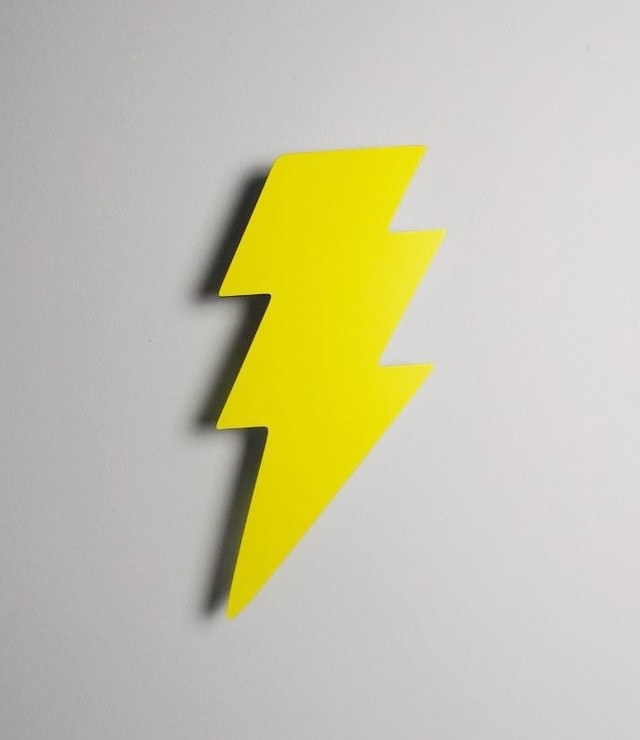
#> input picture Monitoria/img/raio.jpg, 640 x 740 px, found by its file name
$ python aula_5.py
#> lines starting #> are read from the running program, lines starting #| are printed output that depends on the picture
#%% IMPORT DAS BIBLIOTECAS
import cv2
import numpy as np
import matplotlib.pyplot as plt

#%% IMAGEM ORIGINAL
img = cv2.imread("raio.jpg", cv2.IMREAD_GRAYSCALE)
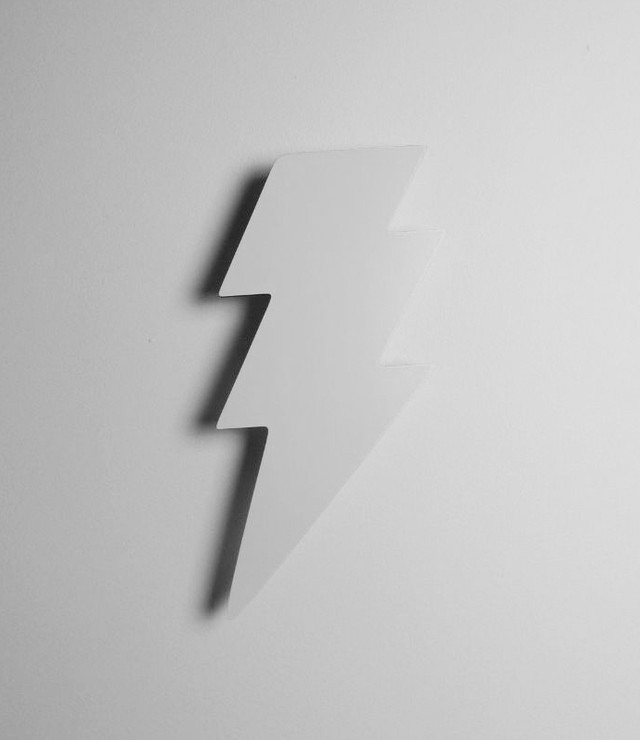
#> img: shape (740, 640); min 27, max 225, mean 194.7
cv2.imshow("normal", img)
plt.subplot("311")
plt.hist(img.ravel(), 256, [0, 255])

#%% EQUALIZACAO DO HISTOGRAMA
img_eq = cv2.equalizeHist(img)
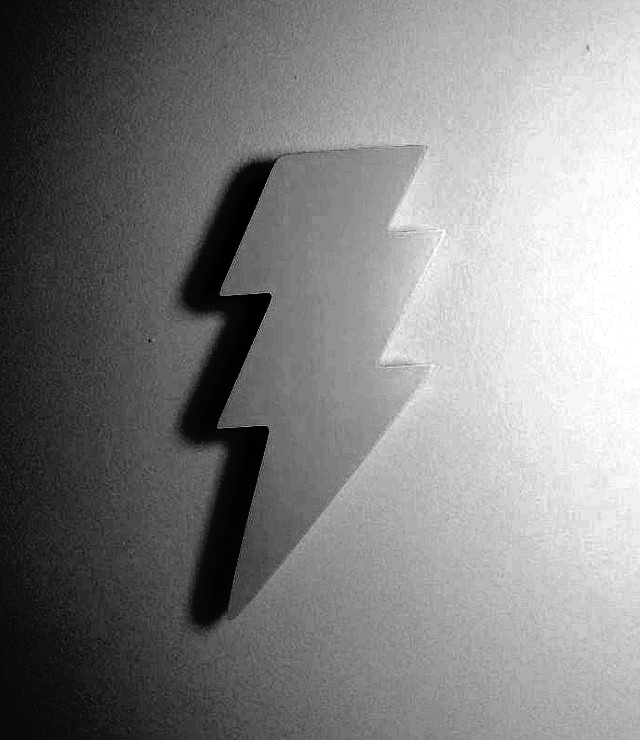
#> img_eq: shape (740, 640); min 0, max 255, mean 129.8
cv2.imshow("equalized", img_eq)
plt.subplot("312")
plt.hist(img_eq.ravel(), 256, [0, 255])

#%% TRANSFORMACAO LOG
#img_log = cv2.log(img)
#cv2.imshow("log", img_log)

#%% TRANSFORMACAO GAMMA
inv_gamma = 1.0 / 2.5
table = np.array([((img / 255.0) ** inv_gamma) * 255
		for i in np.arange(0, 256)]).astype("uint8")

#%% FECHAR TODAS AS JANELAS
cv2.waitKey(0)
cv2.destroyAllWindows()
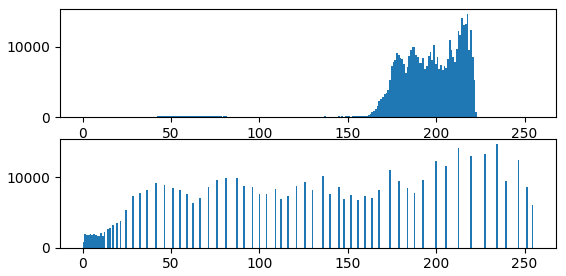
#> figure drawn by matplotlib, 2 panels; panel 1: tallest bar 14633 high, from x = 217.1 to 218.1; panel 2: tallest bar 14633 high, from x = 234.1 to 235.1
